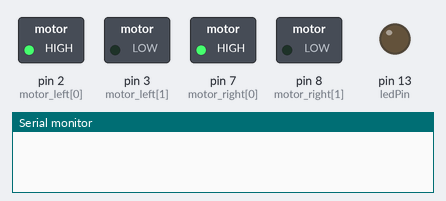
The sketch below on a simulated Arduino Uno, built with avr-gcc and run on an emulated ATmega328P. Shown: switched loads named in the sketch (green lamp = pin HIGH), output pins drawn as LEDs (lit = HIGH), the last lines printed to the serial monitor.

Above: at 0.5 s.
At 2.5 s:
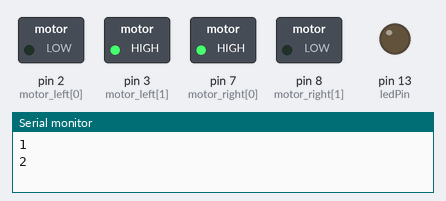
At 3.5 s:
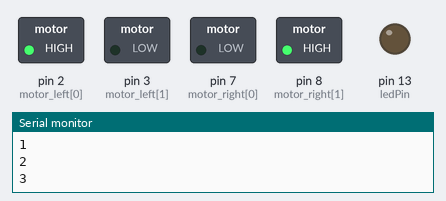
At 4.6 s:
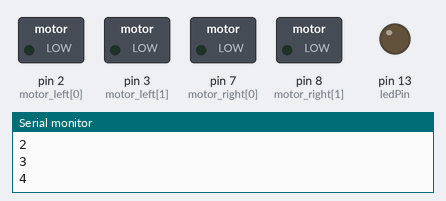
At 5.6 s:
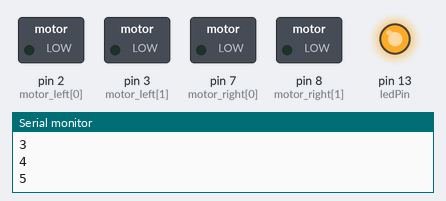
At 8.6 s:
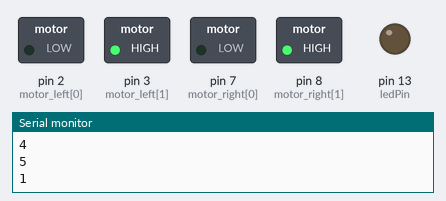
Timing chart, 0 to 9.3 s (numbered marks = the images above):
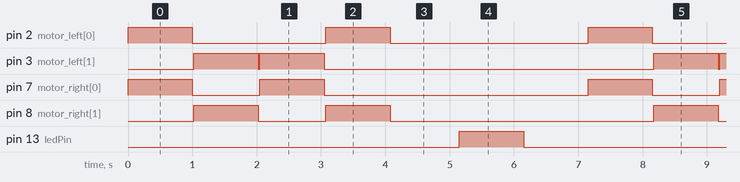

The sketch:

header.ino
```cpp
// Use this code to test your motor with the Arduino board:

// if you need PWM, just use the PWM outputs on the Arduino
// and instead of digitalWrite, you should use the analogWrite command

// —————————————————————————  Motors
int motor_left[] = {2, 3};
int motor_right[] = {7, 8};
int ledPin =  13;    // LED connected to digital pin 13

// ————————————————————————— Setup
void setup() {
Serial.begin(9600);

// Setup motors
int i;
for(i = 0; i < 2; i++){
pinMode(motor_left[i], OUTPUT);
pinMode(motor_right[i], OUTPUT);
pinMode(ledPin, OUTPUT);
}

}

// ————————————————————————— Loop
void loop() {

drive_forward();
delay(1000);
motor_stop();
Serial.println("1");

drive_backward();
delay(1000);
motor_stop();
Serial.println("2");

turn_left();
delay(1000);
motor_stop();
Serial.println("3");

turn_right();
delay(1000);
motor_stop();
Serial.println("4");

motor_stop();
delay(1000);
motor_stop();
Serial.println("5");

digitalWrite(ledPin, HIGH);   // set the LED on
  delay(1000);                  // wait for a second
  digitalWrite(ledPin, LOW);    // set the LED off
  delay(1000);                  // wait for a second

}

// ————————————————————————— Drive

void motor_stop(){
digitalWrite(motor_left[0], LOW);
digitalWrite(motor_left[1], LOW);

digitalWrite(motor_right[0], LOW);
digitalWrite(motor_right[1], LOW);
delay(25);
}

void drive_forward(){
digitalWrite(motor_left[0], HIGH);
digitalWrite(motor_left[1], LOW);

digitalWrite(motor_right[0], HIGH);
digitalWrite(motor_right[1], LOW);
}

void drive_backward(){
digitalWrite(motor_left[0], LOW);
digitalWrite(motor_left[1], HIGH);

digitalWrite(motor_right[0], LOW);
digitalWrite(motor_right[1], HIGH);
}

void turn_left(){
digitalWrite(motor_left[0], LOW);
digitalWrite(motor_left[1], HIGH);

digitalWrite(motor_right[0], HIGH);
digitalWrite(motor_right[1], LOW);
}

void turn_right(){
digitalWrite(motor_left[0], HIGH);
digitalWrite(motor_left[1], LOW);

digitalWrite(motor_right[0], LOW);
digitalWrite(motor_right[1], HIGH);
}
```

Measured:
- by itself, pin 2 (motor_left[0]): repeats every 7.2 s: LOW 2.1 s, HIGH 1.0 s, LOW 3.1 s, HIGH 1.0 s
- by itself, pin 3 (motor_left[1]): repeats every 7.2 s: LOW 0.03 s, HIGH 1.0 s, LOW 5.1 s, HIGH 1.0 s
- by itself, pin 7 (motor_right[0]), pin 8 (motor_right[1]): repeats every 7.2 s: LOW 1.1 s, HIGH 1.0 s, LOW 4.1 s, HIGH 1.0 s
- by itself, pin 13 (ledPin): alternates HIGH for 1.0 s and LOW for 6.2 s
